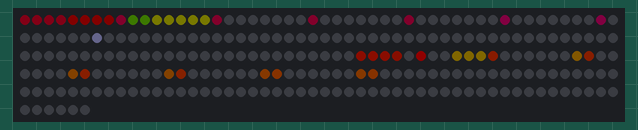
Simulated run of this program. Board: Raspberry Pi Pico running MicroPython. On the bench: 256 RGB LEDs in strip order, left to right, continuing on the next row. Dim RGB values are drawn brighter than linear; random numbers come from a fixed seed; the interpreter's speed is modelled, so counts of loop turns are approximate.

Above: at 35.34 s.
At 37.05 s:
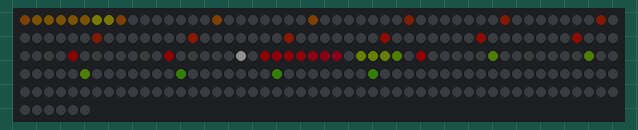
At 38.89 s:
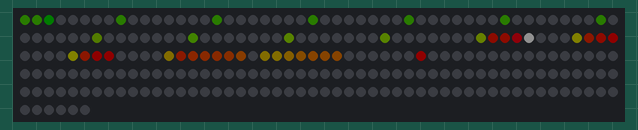
At 39.94 s:
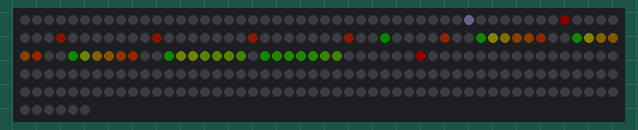

The program:

snake.py
```python
# Demo: Snake, die von alleine spielt.
# Die Schlange sucht den kuerzesten Weg zum Futter, nimmt ihn aber nur, wenn sie danach
# noch ihr Schwanzende erreicht (sonst sperrt sie sich ein). Sonst laeuft sie ihrem
# Schwanz hinterher, bis sich ein sicherer Weg auftut.
import time, random
import matrix as m

W, H = m.W, m.H
N = W * H
STEP_MS = 80       # Zeit pro Schritt (inkl. Rechenzeit)
STUCK = 3000       # so viele Schritte ohne Futter -> neue Runde

# Nachbarfelder je Feld (Feld = y * 16 + x)
NB = []
for c in range(N):
    x, y = c % W, c // W
    NB.append(tuple(n for n, ok in ((c - W, y > 0), (c + W, y < H - 1),
                                    (c - 1, x > 0), (c + 1, x < W - 1)) if ok))

def bfs(start, goal, occ):
    # kuerzester Weg von start nach goal (ohne start), None wenn keiner existiert
    prev = bytearray(N)
    seen = bytearray(N)
    seen[start] = 1
    q = [start]
    i = 0
    while i < len(q):
        c = q[i]; i += 1
        if c == goal:
            path = []
            while c != start:
                path.append(c)
                c = prev[c]
            path.reverse()
            return path
        for n in NB[c]:
            if not seen[n] and (not occ[n] or n == goal):
                seen[n] = 1
                prev[n] = c
                q.append(n)
    return None

def area(start, occ):
    # Groesse der freien Flaeche ab start
    seen = bytearray(N)
    seen[start] = 1
    q = [start]
    i = 0
    while i < len(q):
        for n in NB[q[i]]:
            if not seen[n] and not occ[n]:
                seen[n] = 1
                q.append(n)
        i += 1
    return len(q)

def occupancy(body):
    occ = bytearray(N)
    for c in body:
        occ[c] = 1
    return occ

def safe_after(body, path):
    # Schlange folgt dem Weg und frisst: kommt sie danach noch an ihr Schwanzende?
    nb = (list(reversed(path)) + body)[:len(body) + 1]
    return bfs(nb[0], nb[-1], occupancy(nb[:-1])) is not None

def next_move(body, food):
    head = body[0]
    occ = occupancy(body[:-1])           # Schwanzende ist im naechsten Schritt frei
    p = bfs(head, food, occ)
    if p and safe_after(body, p):
        return p[0]
    # Schwanz hinterherlaufen, dabei moeglichst weit weg vom Futter (Zeit schinden).
    # Etwas Zufall verhindert, dass sie ewig im selben Kreis laeuft.
    best = None
    for n in NB[head]:
        if occ[n]:
            continue
        nb = [n] + body[:-1]
        if len(body) < 3 or bfs(n, nb[-1], occupancy(nb[:-1])) is not None:
            d = abs(n % W - food % W) + abs(n // W - food // W) + random.random()
            if best is None or d > best[0]:
                best = (d, n)
    if best:
        return best[1]
    # Notloesung: Feld mit dem meisten Platz
    best = None
    for n in NB[head]:
        if not occ[n]:
            a = area(n, occ)
            if best is None or a > best[0]:
                best = (a, n)
    return best[1] if best else None

def place_food(body):
    occ = occupancy(body)
    free = [c for c in range(N) if not occ[c]]
    return random.choice(free) if free else None

def draw(body, food, hue):
    m.clear()
    n = len(body)
    for i, c in enumerate(body):
        if i == 0:
            col = (255, 255, 255)
        else:
            col = m.wheel(hue + i * 6)
            # zum Schwanz hin dunkler werden
            f = 255 - (i * 150) // max(n, 1)
            col = (col[0] * f // 255, col[1] * f // 255, col[2] * f // 255)
        m.set(c % W, c // W, col)
    if food is not None:
        m.set(food % W, food // W, (255, 0, 0))
    m.show()

def death(body, food, hue):
    for i in range(6):
        if i % 2:
            draw(body, food, hue)
        else:
            m.clear(); m.show()
        time.sleep_ms(150)
    # vom Schwanz her aufloesen
    while body:
        body.pop()
        draw(body, food, hue)
        time.sleep_ms(15)
    time.sleep_ms(400)

def win():
    for i in range(60):
        for c in range(N):
            m.set(c % W, c // W, m.wheel(c * 3 + i * 25))
        m.show()
        time.sleep_ms(20)

while True:
    c = (H // 2) * W + W // 2
    body = [c, c - 1, c - 2]
    food = place_food(body)
    hue = random.randrange(768)
    stuck = 0
    while True:
        t = time.ticks_ms()
        draw(body, food, hue)
        nxt = next_move(body, food)
        time.sleep_ms(max(0, STEP_MS - time.ticks_diff(time.ticks_ms(), t)))
        if nxt is None or stuck > STUCK:
            if len(body) >= N - 8:     # Feld praktisch voll, letzte Felder unerreichbar
                win()
            else:
                death(body, food, hue)
            break
        body.insert(0, nxt)
        if nxt == food:
            food = place_food(body)
            stuck = 0
            if food is None:
                win()
                break
        else:
            body.pop()
            stuck += 1
        hue = (hue + 2) % 768
```

matrix.py
```python
# Gemeinsame Bibliothek fuer alle Demos: 4x WS2812B 8x8 als 16x16-Flaeche an GP22
# Anordnung: 1 links oben, 2 links unten, 3 rechts oben, 4 rechts unten
# Farben werden immer in voller Aufloesung (0-255) angegeben, show() dimmt sie herunter.
import machine, neopixel, micropython, array

PIN = 22
W = H = 16
N = W * H
MAX = 16  # max. Helligkeit pro Kanal (0-255) -> ca. 500 mA gesamt, VSYS gemessen stabil bis MAX 22
# Helligkeitsausgleich je Matrix (1, 2, 3, 4) und Farbkanal (R, G, B).
# Matrix 1 hat andere LEDs: Rot/Gruen doppelt so hell, Blau ca. 1,45x (per Auge abgeglichen)
GAIN = ((0.5, 0.5, 0.69), (1, 1, 1), (1, 1, 1), (1, 1, 1))
# Strombremse: Summe aller Kanaele (0-255) darf das nicht ueberschreiten,
# sonst wird alles gleichmaessig gedimmt. 255 je LED = so viel wie der Regenbogen.
BUDGET = N * 255

_np = neopixel.NeoPixel(machine.Pin(PIN), N)
buf = bytearray(N * 3)  # R, G, B je LED, Index = LED-Nummer in der Kette

# Faktor je LED und Kanal in Festkomma (x1024), damit show() ohne Fliesskomma auskommt
_mul = array.array('H', [round(MAX * GAIN[i // 3 // 64][i % 3] * 1024 / 255) for i in range(N * 3)])

@micropython.viper
def _sum(src: ptr8, n: int) -> int:
    t = 0
    i = 0
    while i < n:
        t += src[i]
        i += 1
    return t

@micropython.viper
def _render(src: ptr8, dst: ptr8, mul: ptr16, n: int, k: int):
    # RGB (0-255) -> gedimmt, korrigiert, gerundet, in GRB-Reihenfolge fuer die WS2812B
    j = 0
    while j < n:
        dst[j + 1] = (src[j] * mul[j] * k + 524288) >> 20
        dst[j] = (src[j + 1] * mul[j + 1] * k + 524288) >> 20
        dst[j + 2] = (src[j + 2] * mul[j + 2] * k + 524288) >> 20
        j += 3

def xy(x, y):
    m = (x // 8) * 2 + (y // 8)
    return m * 64 + (y % 8) * 8 + (x % 8)

def set(x, y, c):
    if 0 <= x < W and 0 <= y < H:
        i = xy(x, y) * 3
        buf[i] = c[0]; buf[i + 1] = c[1]; buf[i + 2] = c[2]

def get(x, y):
    i = xy(x, y) * 3
    return (buf[i], buf[i + 1], buf[i + 2])

def fill(c):
    for i in range(0, N * 3, 3):
        buf[i] = c[0]; buf[i + 1] = c[1]; buf[i + 2] = c[2]

def clear():
    fill((0, 0, 0))

def show():
    tot = _sum(buf, N * 3)
    k = 1024 if tot <= BUDGET else 1024 * BUDGET // tot
    _render(buf, _np.buf, _mul, N * 3, k)
    _np.write()

def wheel(p):
    # Farbrad 0..767, jeweils nur 2 Kanaele aktiv
    p %= 768
    if p < 256:
        return (255 - p, p, 0)
    p -= 256
    if p < 256:
        return (0, 255 - p, p)
    p -= 256
    return (p, 0, 255 - p)
```
